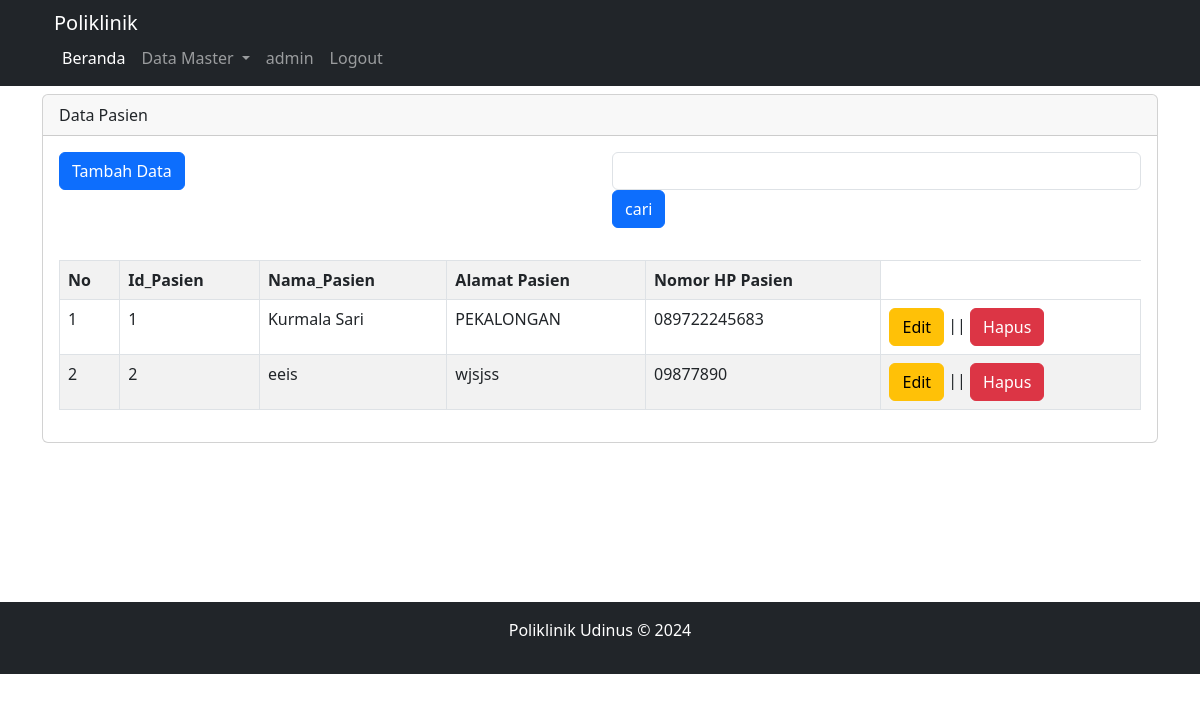
/data_pasien.php, run on the app's committed database.
### tables this page shows
CREATE TABLE `pasien` (
  `id_pasien` int(11) NOT NULL,
  `nama_pasien` varchar(30) NOT NULL,
  `alamat_pasien` text NOT NULL,
  `no_hp_pasien` varchar(50) NOT NULL
);

### data_pasien.php (the view, shortened to what this page needs)
<?php
	include "header.php";
?>
<div class="container">
	<div class="row">
		<div class="col-lg-12 mt-2" style="min-height: 500px">
			<div class="card">
				  <div class="card-header">
					Data Pasien
				  </div>
				  <div class="card-body">
					<div class ="row">
						<div class="col">
							<button type="button" class="btn btn-primary" data-bs-toggle="modal" data-bs-target="#staticBackdrop">
							  Tambah Data
							</button>
						</div>
						<div class="col">
							<form action="" class="form-inline" method="GET">
								<input type="text" class="form-control" name="keyword">
								<input type="submit" class="btn btn-primary" name="cari" value="cari">
							</form>
						</div>
					</div>
					<div class="row mt-3">
						<div class="col">
							<table class="table table-bordered table-striped">
							<tr>
								<th>No</th>
								<th>Id_Pasien</th>
								<th>Nama_Pasien</th>
								<th>Alamat Pasien</th>
								<th>Nomor HP Pasien</th>
							</tr>
							<?php
							if(isset($_GET['cari'])){
								$keyword=$_GET['keyword'];
								$query=mysqli_query($conn,"SELECT * FROM pasien WHERE nama_pasien like '%$keyword%'");
							}else {
									$query = mysqli_query($conn,"SELECT * FROM pasien");
							}
							$no=1;
								while ($ambil_data=mysqli_fetch_array($query)){
							?>
							<tr>
								<td><?php echo $no++ ?></td>
								<td><?php echo $ambil_data['id_pasien'];?></td>
								<td><?php echo $ambil_data['nama_pasien'];?></td>
								<td><?php echo $ambil_data['alamat_pasien'];?></td>
								<td><?php echo $ambil_data['no_hp_pasien'];?></td>
								<td><a href="edit_pasien.php?id=<?php echo $ambil_data['id_pasien']?>" class="btn btn-warning">Edit<a> ||  <a href="hapus_data_pasien.php?id=<?php echo $ambil_data['id_pasien']?>" class="btn btn-danger" onclick="return confirm('Yakin Hapus ini ?')">Hapus<a>
							</tr>
								<?php
								}
								?>
							</table>
						</div>
					</div>
				  </div>
			</div>
		</div>
	</div>
</div>
<?php
	include "footer.php";
?>

### data on the page
pasien: id_pasien "1", nama_pasien "Kurmala Sari", alamat_pasien "PEKALONGAN", no_hp_pasien "089722245683"
pasien: id_pasien "2", nama_pasien "eeis", alamat_pasien "wjsjss", no_hp_pasien "09877890"
